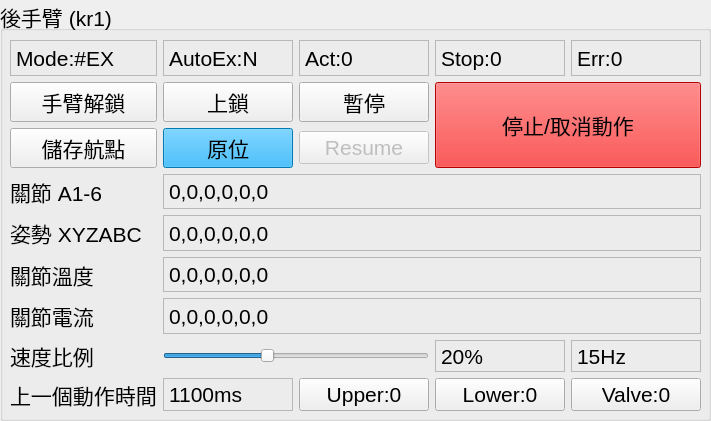
       <widget class="QGroupBox" name="reararmgroupBox">
        <property name="geometry">
         <rect>
          <x>10</x>
          <y>50</y>
          <width>711</width>
          <height>421</height>
         </rect>
        </property>
        <property name="sizePolicy">
         <sizepolicy hsizetype="Fixed" vsizetype="Fixed">
          <horstretch>0</horstretch>
          <verstretch>0</verstretch>
         </sizepolicy>
        </property>
        <property name="font">
         <font>
          <pointsize>16</pointsize>
         </font>
        </property>
        <property name="title">
         <string>後手臂 (kr1)</string>
        </property>
        <widget class="QWidget" name="verticalLayoutWidget">
         <property name="geometry">
          <rect>
           <x>10</x>
           <y>40</y>
           <width>691</width>
           <height>371</height>
          </rect>
         </property>
         <property name="font">
          <font>
           <pointsize>16</pointsize>
          </font>
         </property>
         <layout class="QGridLayout" name="gridLayout">
          <item row="8" column="1">
           <widget class="QLabel" name="lastMoveTLabel_1">
            <property name="font">
             <font>
              <pointsize>16</pointsize>
             </font>
            </property>
            <property name="frameShape">
             <enum>QFrame::StyledPanel</enum>
            </property>
            <property name="text">
             <string>1100ms</string>
            </property>
           </widget>
          </item>
          <item row="1" column="2">
           <widget class="QPushButton" name="pauseMoveButton_1">
            <property name="font">
             <font>
              <pointsize>16</pointsize>
             </font>
            </property>
            <property name="text">
             <string>暫停</string>
            </property>
           </widget>
          </item>
          <item row="4" column="0">
           <widget class="QLabel" name="label_4">
            <property name="font">
             <font>
              <pointsize>16</pointsize>
             </font>
            </property>
            <property name="text">
             <string>姿勢 XYZABC</string>
            </property>
           </widget>
          </item>
          <item row="5" column="0">
           <widget class="QLabel" name="label_5">
            <property name="font">
             <font>
              <pointsize>16</pointsize>
             </font>
            </property>
            <property name="text">
             <string>關節溫度</string>
            </property>
           </widget>
          </item>
          <item row="0" column="1">
           <widget class="QLabel" name="autoExLabel_1">
            <property name="font">
             <font>
              <pointsize>16</pointsize>
             </font>
            </property>
            <property name="frameShape">
             <enum>QFrame::StyledPanel</enum>
            </property>
            <property name="text">
             <string>AutoEx:N</string>
            </property>
           </widget>
          </item>
          <item row="0" column="0">
           <widget class="QLabel" name="krcModeLabel_1">
            <property name="font">
             <font>
              <pointsize>16</pointsize>
             </font>
            </property>
            <property name="frameShape">
             <enum>QFrame::StyledPanel</enum>
            </property>
            <property name="text">
             <string>Mode:#EX</string>
            </property>
           </widget>
          </item>
          <item row="3" column="0">
           <widget class="QLabel" name="label_3">
            <property name="font">
             <font>
              <pointsize>16</pointsize>
             </font>
            </property>
            <property name="text">
             <string>關節 A1-6</string>
            </property>
           </widget>
          </item>
          <item row="0" column="2">
           <widget class="QLabel" name="actionCodeLabel_1">
            <property name="font">
             <font>
              <pointsize>16</pointsize>
             </font>
            </property>
            <property name="frameShape">
             <enum>QFrame::StyledPanel</enum>
            </property>
            <property name="text">
             <string>Act:0</string>
            </property>
           </widget>
          </item>
          <item row="6" column="0">
           <widget class="QLabel" name="label_6">
            <property name="font">
             <font>
              <pointsize>16</pointsize>
             </font>
            </property>
            <property name="text">
             <string>關節電流</string>
            </property>
           </widget>
          </item>
          <item row="2" column="2">
           <widget class="QPushButton" name="resumeMoveButton_1">
            <property name="enabled">
             <bool>false</bool>
            </property>
            <property name="font">
             <font>
              <pointsize>16</pointsize>
             </font>
            </property>
            <property name="text">
             <string>Resume</string>
            </property>
           </widget>
          </item>
          <item row="8" column="0">
           <widget class="QLabel" name="label_8">
            <property name="font">
             <font>
              <pointsize>16</pointsize>
             </font>
            </property>
            <property name="text">
             <string>上一個動作時間</string>
            </property>
           </widget>
          </item>
          <item row="0" column="3">
           <widget class="QLabel" name="stopCodeLabel_1">
            <property name="font">
             <font>
              <pointsize>16</pointsize>
             </font>
            </property>
            <property name="frameShape">
             <enum>QFrame::StyledPanel</enum>
            </property>
            <property name="text">
             <string>Stop:0</string>
            </property>
           </widget>
          </item>
          <item row="0" column="4">
           <widget class="QLabel" name="errorCodeLabel_1">
            <property name="font">
             <font>
              <pointsize>16</pointsize>
             </font>
            </property>
            <property name="frameShape">
             <enum>QFrame::StyledPanel</enum>
            </property>
            <property name="text">
             <string>Err:0</string>
            </property>
           </widget>
          </item>
          <item row="3" column="1" colspan="4">
           <widget class="QLabel" name="jointsLabel_1">
            <property name="font">
             <font>
              <pointsize>16</pointsize>
              <weight>50</weight>
              <bold>false</bold>
             </font>
            </property>
            <property name="frameShape">
             <enum>QFrame::StyledPanel</enum>
            </property>
            <property name="text">
             <string>0,0,0,0,0,0</string>
            </property>
            <property name="alignment">
             <set>Qt::AlignLeading|Qt::AlignLeft|Qt::AlignVCenter</set>
            </property>
           </widget>
          </item>
          <item row="4" column="1" colspan="4">
           <widget class="QLabel" name="poseLabel_1">
            <property name="font">
             <font>
              <pointsize>16</pointsize>
             </font>
            </property>
            <property name="frameShape">
             <enum>QFrame::StyledPanel</enum>
            </property>
            <property name="text">
             <string>0,0,0,0,0,0</string>
            </property>
            <property name="alignment">
             <set>Qt::AlignLeading|Qt::AlignLeft|Qt::AlignVCenter</set>
            </property>
           </widget>
          </item>
          <item row="5" column="1" colspan="4">
           <widget class="QLabel" name="tempLabel_1">
            <property name="font">
             <font>
              <pointsize>16</pointsize>
             </font>
            </property>
            <property name="frameShape">
             <enum>QFrame::StyledPanel</enum>
            </property>
            <property name="text">
             <string>0,0,0,0,0,0</string>
            </property>
            <property name="alignment">
             <set>Qt::AlignLeading|Qt::AlignLeft|Qt::AlignVCenter</set>
            </property>
           </widget>
          </item>
          <item row="6" column="1" colspan="4">
           <widget class="QLabel" name="currentLabel_1">
            <property name="font">
             <font>
              <pointsize>16</pointsize>
             </font>
            </property>
            <property name="frameShape">
             <enum>QFrame::StyledPanel</enum>
            </property>
            <property name="text">
             <string>0,0,0,0,0,0</string>
            </property>
            <property name="alignment">
             <set>Qt::AlignLeading|Qt::AlignLeft|Qt::AlignVCenter</set>
            </property>
           </widget>
          </item>
          <item row="8" column="2">
           <widget class="QPushButton" name="doUpPushButton_1">
            <property name="font">
             <font>
              <pointsize>16</pointsize>
             </font>
            </property>
            <property name="text">
             <string>Upper:0</string>
            </property>
           </widget>
          </item>
          <item row="8" column="3">
           <widget class="QPushButton" name="doLoPushButton_1">
            <property name="font">
             <font>
              <pointsize>16</pointsize>
             </font>
            </property>
            <property name="text">
             <string>Lower:0</string>
            </property>
           </widget>
          </item>
          <item row="1" column="0">
           <widget class="QPushButton" name="startAutoExButton_1">
            <property name="font">
             <font>
              <pointsize>16</pointsize>
             </font>
            </property>
            <property name="text">
             <string>手臂解鎖</string>
            </property>
           </widget>
          </item>
          <item row="1" column="1">
           <widget class="QPushButton" name="disablebutton_1">
            <property name="font">
             <font>
              <pointsize>16</pointsize>
             </font>
            </property>
            <property name="text">
             <string>上鎖</string>
            </property>
           </widget>
          </item>
          <item row="1" column="3" rowspan="2" colspan="2">
           <widget class="QPushButton" name="stopMoveButton_1">
            <property name="sizePolicy">
             <sizepolicy hsizetype="Minimum" vsizetype="Expanding">
              <horstretch>0</horstretch>
              <verstretch>0</verstretch>
             </sizepolicy>
            </property>
            <property name="font">
             <font>
              <pointsize>16</pointsize>
             </font>
            </property>
            <property name="styleSheet">
             <string notr="true">background-color: rgb(255, 0, 0);</string>
            </property>
            <property name="text">
             <string>停止/取消動作</string>
            </property>
           </widget>
          </item>
          <item row="2" column="0">
           <widget class="QPushButton" name="saveWaypointButton_1">
            <property name="font">
             <font>
              <pointsize>16</pointsize>
             </font>
            </property>
            <property name="text">
             <string>儲存航點</string>
            </property>
           </widget>
          </item>
          <item row="2" column="1">
           <widget class="QPushButton" name="goHomeButton_1">
            <property name="font">
             <font>
              <pointsize>16</pointsize>
             </font>
            </property>
            <property name="styleSheet">
             <string notr="true">background-color: rgb(0, 170, 255);</string>
            </property>
            <property name="text">
             <string>原位</string>
            </property>
           </widget>
          </item>
          <item row="7" column="4">
           <widget class="QLabel" name="refreshLabel_1">
            <property name="font">
             <font>
              <pointsize>16</pointsize>
             </font>
            </property>
            <property name="frameShape">
             <enum>QFrame::StyledPanel</enum>
            </property>
            <property name="text">
             <string>15Hz</string>
            </property>
           </widget>
          </item>
          <item row="8" column="4">
           <widget class="QPushButton" name="doValvePushButton_1">
            <property name="font">
             <font>
              <pointsize>16</pointsize>
             </font>
            </property>
            <property name="text">
             <string>Valve:0</string>
            </property>
           </widget>
          </item>
          <item row="7" column="3">
           <widget class="QLabel" name="speedLabel_1">
            <property name="font">
             <font>
              <pointsize>16</pointsize>
             </font>
            </property>
            <property name="frameShape">
             <enum>QFrame::StyledPanel</enum>
            </property>
            <property name="text">
             <string>20%</string>
            </property>
           </widget>
          </item>
          <item row="7" column="1" colspan="2">
           <widget class="QSlider" name="speedHorizontalSlider_1">
            <property name="font">
             <font>
              <pointsize>16</pointsize>
             </font>
            </property>
            <property name="mouseTracking">
             <bool>true</bool>
            </property>
            <property name="autoFillBackground">
             <bool>false</bool>
            </property>
            <property name="minimum">
             <number>1</number>
            </property>
            <property name="maximum">
             <number>50</number>
            </property>
            <property name="sliderPosition">
             <number>20</number>
            </property>
            <property name="orientation">
             <enum>Qt::Horizontal</enum>
            </property>
           </widget>
          </item>
          <item row="7" column="0">
           <widget class="QLabel" name="label_7">
            <property name="font">
             <font>
              <pointsize>16</pointsize>
             </font>
            </property>
            <property name="text">
             <string>速度比例</string>
            </property>
           </widget>
          </item>
         </layout>
        </widget>
       </widget>
